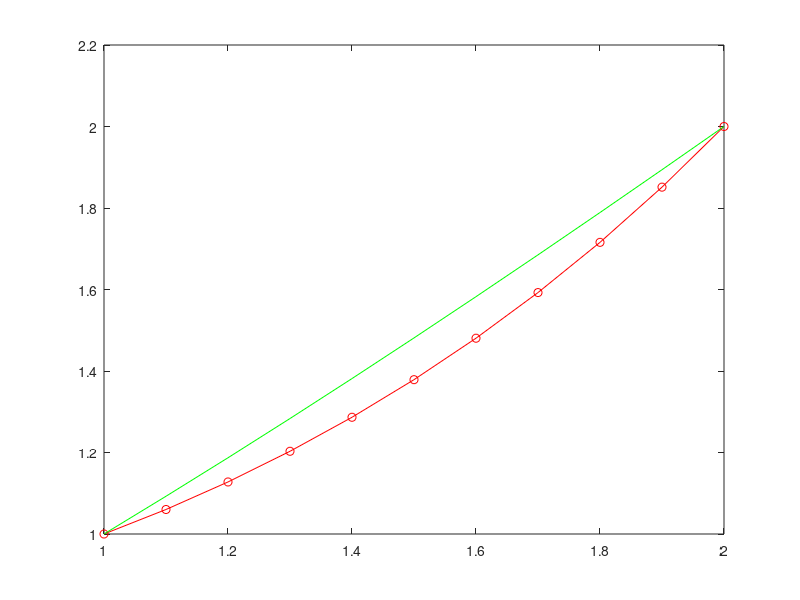

Reproduce this figure in MATLAB.
%function y= shooting_method_RK4
clc
clear all
a=1;
b=2;
alfa=1;
beta=2;
x(1)=a;
u1(1)=alfa;
u2(1)=0;
v1(1)=0;
v2(1)=1;
h=0.1;
n=(b-a)/h;
x=a+[0:n]*h;
f1=inline('0*x+0*u1+u2');
f2=inline('-(2/x)*u2+(-2/(x*x))*u1+sin(log(x))/(x*x)');
g1=inline('0*x+0*v1+v2');
g2=inline('-(2/x)*v2+(-2/(x*x))*v1');
for i=1:1:n+1
    k(1,1)=h*f1(u1(i),u2(i),x(i));
    k(1,2)=h*f2(u1(i),u2(i),x(i));
    k(2,1)=h*f1(u1(i)+(1/2)*k(1,1),u2(i)+(1/2)*k(1,2),x(i)+(h/2));
    k(2,2)=h*f2(u1(i)+(1/2)*k(1,1),u2(i)+(1/2)*k(1,2),x(i)+(h/2));
    k(3,1)=h*f1(u1(i)+(1/2)*k(2,1),u2(i)+(1/2)*k(2,2),x(i)+(h/2));
    k(3,2)=h*f2(u1(i)+(1/2)*k(2,1),u2(i)+(1/2)*k(2,2),x(i)+(h/2));
    k(4,1)=h*f1(u1(i)+k(3,1),u2(i)+k(3,2),x(i)+h);
    k(4,2)=h*f2(u1(i)+k(3,1),u2(i)+k(3,2),x(i)+h);
    u1(i+1)=u1(i)+(1/6)*(k(1,1)+2*k(2,1)+2*k(3,1)+k(4,1));
    u2(i+1)=u2(i)+(1/6)*(k(1,1)+2*k(2,1)+2*k(3,1)+k(4,1));
    %fprintf('u1(%d)=%f\tu2(%d)=%f\n',x(i),u1(i),x(i),u2(i));
end
for i=1:1:n+1
    k(1,1)=h*g1(v1(i),v2(i),x(i));
    k(1,2)=h*g2(v1(i),v2(i),x(i));
    k(2,1)=h*g1(v1(i)+(1/2)*k(1,1),v2(i)+(1/2)*k(1,2),x(i)+(h/2));
    k(2,2)=h*g2(v1(i)+(1/2)*k(1,1),v2(i)+(1/2)*k(1,2),x(i)+(h/2));
    k(3,1)=h*g1(v1(i)+(1/2)*k(2,1),v2(i)+(1/2)*k(2,2),x(i)+(h/2));
    k(3,2)=h*g2(v1(i)+(1/2)*k(2,1),v2(i)+(1/2)*k(2,2),x(i)+(h/2));
    k(4,1)=h*g1(v1(i)+k(3,1),v2(i)+k(3,2),x(i)+h);
    k(4,2)=h*g2(v1(i)+k(3,1),v2(i)+k(3,2),x(i)+h);
    v1(i+1)=v1(i)+(1/6)*(k(1,1)+2*k(2,1)+2*k(3,1)+k(4,1));
    v2(i+1)=v2(i)+(1/6)*(k(1,1)+2*k(2,1)+2*k(3,1)+k(4,1));
   % fprintf('v1(%d)=%f\tv2(%d)=%f\n',x(i),v1(i),x(i),v2(i));
end
y1=u1;
y2=v1;
w=(beta-y1(n+1))/y2(n+1);
for i=1:1:n+1
    y(i)=y1(i)+w*y2(i);
end
disp('output')
disp('exact value of y(x):');
c1=1.1392070132
c2=-0.0392070132
for i=1:n+1
    y_exact(i)=c1*x(i)+c2/(x(i)*x(i))-0.3*sin(log(x(i)))-0.1*cos(log(x(i)));
end
y_exact
Numerical_value=y
for i=1:n+1
    error(i)=abs(y_exact(i)-y(i));
end
error
plot(x,y,'r-o',x,y_exact,'g')


